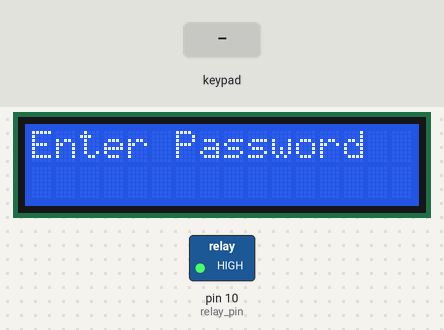
Recording of a sketch running on a simulated Arduino Uno, built with avr-gcc and run on an emulated ATmega328P. Parts: 16×2 character LCD, switched loads named in the sketch (green lamp = pin HIGH). The inputs (shaded band) are chosen by the test bench. EEPROM starts erased.

Above: at 3.2 s.
3.3 s: keypad keys 1 2 3 4 pressed 0.4 s apart
At 5.5 s:
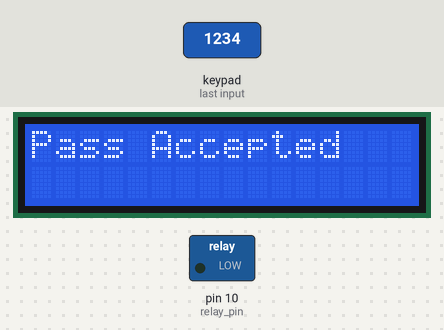
7.9 s: key 'A' pressed
At 9.6 s:
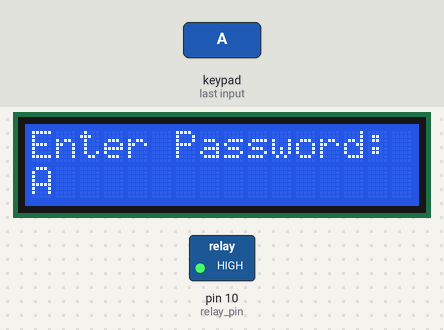
10.2 s: keypad keys 1 2 3 4 # pressed 0.4 s apart
At 11.5 s:
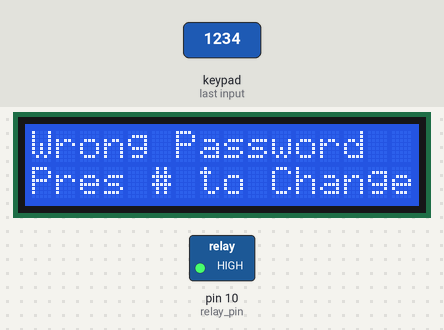
14.9 s: key 'B' pressed
At 15.3 s:
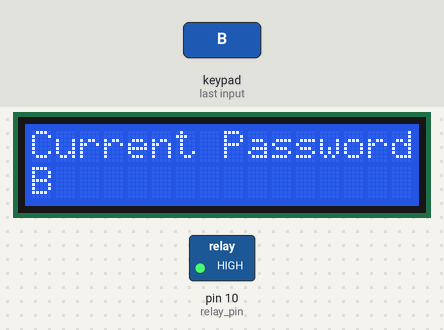
16.4 s: keypad keys 1 2 3 4 * pressed 0.4 s apart
At 19.8 s:
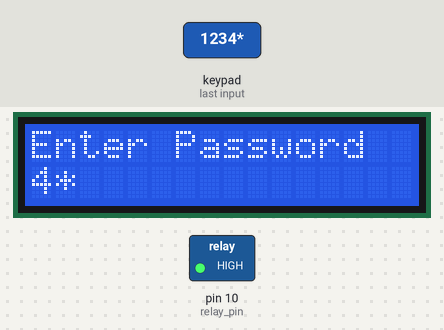
20.4 s: key 'C' pressed
At 20.5 s:
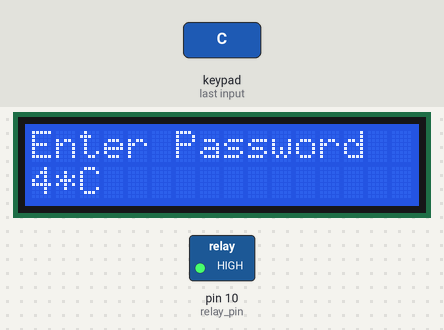
Timing chart, 0 to 23.1 s (numbered marks = the images above; inputs shaded):
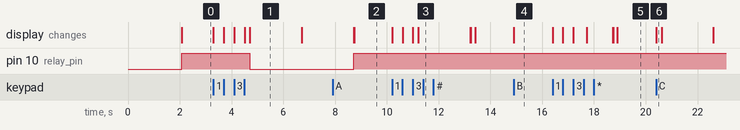

Measured:
- after the input at 3.3 s, pin 10 (relay_pin): HIGH → LOW after 1.4 s; the display: first changes at once (image 1 shows a later state)
- after the input at 7.9 s, the display: first differs from a run without the input after 0.84 s (image 2)
- after the input at 10.2 s, the display: first changes at once (image 3 shows a later state)
- after the input at 14.9 s, the display: changes at once (image 4)
- after the input at 16.4 s, the display: first changes at once (image 5 shows a later state)
- after the input at 20.4 s, the display: changes at once (image 6)
- what the display in image 1 shows lasts 2.0 s, from 4.7 s to 6.7 s

The sketch:

lock.ino
```cpp
#include <Keypad.h>
#include<LiquidCrystal.h>

#include<EEPROM.h>

LiquidCrystal liquid_crystal_display (9,8,7,6,5,4);

char password[4];

char initial_password[4],new_password[4];

int i=0;

int relay_pin = 10;

char key_pressed=0;

const byte rows = 4;

const byte columns = 4;

char hexaKeys[rows][columns] = {

{'1','2','3','A'},

{'4','5','6','B'},

{'7','8','9','C'},

{'*','0','#','D'}

};

byte row_pins[rows] = {A0,A1,A2,A3};

byte column_pins[columns] = {A4,A5,3,2};

Keypad keypad_key = Keypad( makeKeymap(hexaKeys), row_pins, column_pins, rows, columns);


void setup()

{

  pinMode(relay_pin, OUTPUT);

  liquid_crystal_display.begin(16,2);

  liquid_crystal_display.print(" DIYhacking.com");

  liquid_crystal_display.setCursor(0,1);

  liquid_crystal_display.print("Electronic Lock ");

  delay(2000);

  liquid_crystal_display.clear();

  liquid_crystal_display.print("Enter Password");

  liquid_crystal_display.setCursor(0,1);

  initialpassword();

}


void loop()

{

  digitalWrite(relay_pin, HIGH);

  key_pressed = keypad_key.getKey();

  if(key_pressed=='#')

    change();

  if (key_pressed)

  {

    password[i++]=key_pressed;

    liquid_crystal_display.print(key_pressed);

      }

  if(i==4)

  {

    delay(200);

    for(int j=0;j<4;j++)

      initial_password[j]=EEPROM.read(j);

    if(!(strncmp(password, initial_password,4)))

    {

      liquid_crystal_display.clear();

      liquid_crystal_display.print("Pass Accepted");

      digitalWrite(relay_pin, LOW);

      delay(2000);

      liquid_crystal_display.setCursor(0,1);

      liquid_crystal_display.print("Pres # to change");

      delay(2000);

      liquid_crystal_display.clear();

      liquid_crystal_display.print("Enter Password:");

      liquid_crystal_display.setCursor(0,1);

      i=0;


    }

    else

    {

      digitalWrite(relay_pin, HIGH);


      liquid_crystal_display.clear();

      liquid_crystal_display.print("Wrong Password");

      liquid_crystal_display.setCursor(0,1);

      liquid_crystal_display.print("Pres # to Change");

      delay(2000);

      liquid_crystal_display.clear();

      liquid_crystal_display.print("Enter Password");

      liquid_crystal_display.setCursor(0,1);

      i=0;


    }

  }

}

void change()

{

  int j=0;

  liquid_crystal_display.clear();

  liquid_crystal_display.print("Current Password");

  liquid_crystal_display.setCursor(0,1);

  while(j<4)

  {

    char key=keypad_key.getKey();

    if(key)

    {

      new_password[j++]=key;

      liquid_crystal_display.print(key);


    }

    key=0;

  }

  delay(500);


  if((strncmp(new_password, initial_password, 4)))

  {

    liquid_crystal_display.clear();

    liquid_crystal_display.print("Wrong Password");

    liquid_crystal_display.setCursor(0,1);

    liquid_crystal_display.print("Try Again");

    delay(1000);

  }

  else

  {

    j=0;

    liquid_crystal_display.clear();

    liquid_crystal_display.print("New Password:");

    liquid_crystal_display.setCursor(0,1);

    while(j<4)

    {

      char key=keypad_key.getKey();

      if(key)

      {

        initial_password[j]=key;

        liquid_crystal_display.print(key);

        EEPROM.write(j,key);

        j++;


      }

    }

    liquid_crystal_display.print("Pass Changed");

    delay(1000);

  }

  liquid_crystal_display.clear();

  liquid_crystal_display.print("Enter Password");

  liquid_crystal_display.setCursor(0,1);

  key_pressed=0;

}


void initialpassword(){

  for(int j=0;j<4;j++)

    EEPROM.write(j, j+49);

  for(int j=0;j<4;j++)

    initial_password[j]=EEPROM.read(j);

}
```
